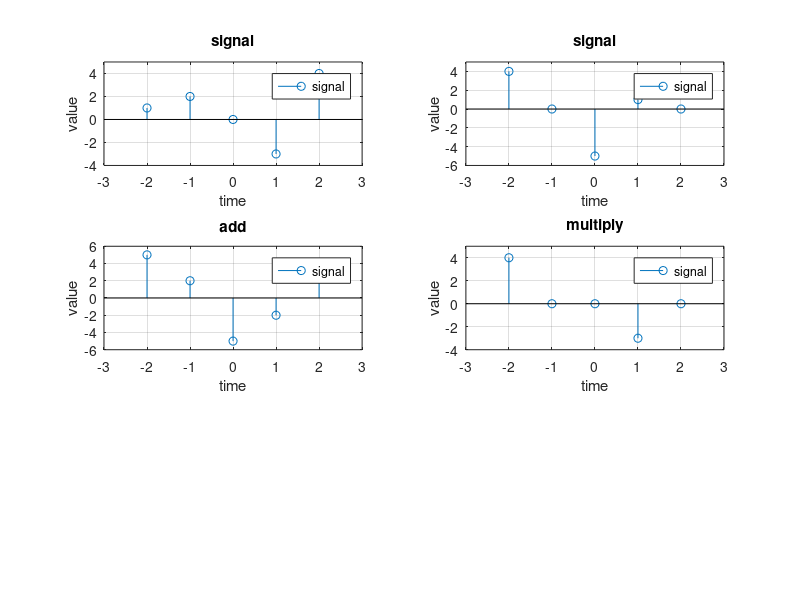

Reproduce this figure in MATLAB. (Note: this script raises an error after producing the figure.)




t = (-2:1:2)
x1 = [1 2 0 -3 4];
x2 = [4 0 -5 1 0];

subplot(3,2,1)
stem(t,x1),grid on;
xlim([min(t)-1 max(t)+1]);ylim([min(x1)-1 max(x1)+1]);
xlabel('time');
ylabel('value');
legend('signal');
title('signal')


subplot(3,2,2)
stem(t,x2),grid on;
xlim([min(t)-1 max(t)+1]);ylim([min(x2)-1 max(x2)+1]);
xlabel('time');
ylabel('value');
legend('signal');
title('signal')

add = x1 + x2

subplot(3,2,3)
stem(t,add),grid on;
xlim([min(t)-1 max(t)+1]);ylim([min(add)-1 max(add)+1]);
xlabel('time');
ylabel('value');
legend('signal');
title('add')

mulply = x1 .* x2

subplot(3,2,4)
stem(t,mulply),grid on;
xlim([min(t)-1 max(t)+1]);ylim([min(mulply)-1 max(mulply)+1]);
xlabel('time');
ylabel('value');
legend('signal');
title('multiply')


x = [1 2 3 4 5];
l = length(x);
X = 0;
z = sym('z');
for i=0:l-1
    X = X+x(i+1)*z^(-i);
end
disp('displaying output');
disp(X);
F2 = collect(X)
[num,den] = numden(F2);
Ts = 0.1;
H = tf(sym2poly(num),sym2poly(den),Ts)
pzmap(H)



sigfold(x1,t)